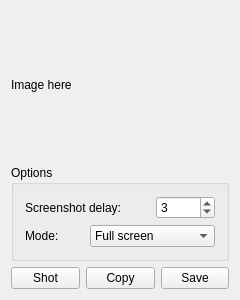
<?xml version="1.0" encoding="UTF-8"?>
<ui version="4.0">
 <class>MainWidget</class>
 <widget class="QWidget" name="MainWidget">
  <property name="windowModality">
   <enum>Qt::NonModal</enum>
  </property>
  <property name="geometry">
   <rect>
    <x>0</x>
    <y>0</y>
    <width>240</width>
    <height>300</height>
   </rect>
  </property>
  <property name="sizePolicy">
   <sizepolicy hsizetype="MinimumExpanding" vsizetype="MinimumExpanding">
    <horstretch>1</horstretch>
    <verstretch>1</verstretch>
   </sizepolicy>
  </property>
  <property name="minimumSize">
   <size>
    <width>240</width>
    <height>300</height>
   </size>
  </property>
  <property name="baseSize">
   <size>
    <width>240</width>
    <height>300</height>
   </size>
  </property>
  <property name="windowTitle">
   <string>AprilShot</string>
  </property>
  <property name="windowOpacity">
   <double>1.000000000000000</double>
  </property>
  <layout class="QVBoxLayout" name="verticalLayout">
   <item>
    <widget class="QLabel" name="imageLabel">
     <property name="sizePolicy">
      <sizepolicy hsizetype="Expanding" vsizetype="Expanding">
       <horstretch>0</horstretch>
       <verstretch>0</verstretch>
      </sizepolicy>
     </property>
     <property name="text">
      <string>Image here</string>
     </property>
    </widget>
   </item>
   <item>
    <widget class="QGroupBox" name="_groupBox">
     <property name="sizePolicy">
      <sizepolicy hsizetype="Preferred" vsizetype="Maximum">
       <horstretch>0</horstretch>
       <verstretch>0</verstretch>
      </sizepolicy>
     </property>
     <property name="layoutDirection">
      <enum>Qt::LeftToRight</enum>
     </property>
     <property name="title">
      <string>Options</string>
     </property>
     <layout class="QGridLayout" name="gridLayout">
      <item row="0" column="0" colspan="2">
       <widget class="QLabel" name="_label_2">
        <property name="text">
         <string>Screenshot delay:</string>
        </property>
       </widget>
      </item>
      <item row="0" column="2">
       <widget class="QSpinBox" name="delayBox">
        <property name="maximum">
         <number>60</number>
        </property>
        <property name="value">
         <number>3</number>
        </property>
       </widget>
      </item>
      <item row="1" column="0">
       <widget class="QLabel" name="_label">
        <property name="sizePolicy">
         <sizepolicy hsizetype="Preferred" vsizetype="Fixed">
          <horstretch>0</horstretch>
          <verstretch>0</verstretch>
         </sizepolicy>
        </property>
        <property name="text">
         <string>Mode:</string>
        </property>
       </widget>
      </item>
      <item row="1" column="1" colspan="2">
       <widget class="QComboBox" name="modeBox">
        <item>
         <property name="text">
          <string>Full screen</string>
         </property>
        </item>
        <item>
         <property name="text">
          <string>Rectangle</string>
         </property>
        </item>
       </widget>
      </item>
     </layout>
    </widget>
   </item>
   <item>
    <layout class="QHBoxLayout" name="_horizontalLayout">
     <property name="sizeConstraint">
      <enum>QLayout::SetMaximumSize</enum>
     </property>
     <item>
      <widget class="QPushButton" name="shotButton">
       <property name="text">
        <string>Shot</string>
       </property>
      </widget>
     </item>
     <item>
      <widget class="QPushButton" name="copyButton">
       <property name="text">
        <string>Copy</string>
       </property>
      </widget>
     </item>
     <item>
      <widget class="QPushButton" name="saveButton">
       <property name="text">
        <string>Save</string>
       </property>
      </widget>
     </item>
    </layout>
   </item>
  </layout>
 </widget>
 <layoutdefault spacing="6" margin="11"/>
 <tabstops>
  <tabstop>delayBox</tabstop>
  <tabstop>modeBox</tabstop>
  <tabstop>shotButton</tabstop>
  <tabstop>copyButton</tabstop>
  <tabstop>saveButton</tabstop>
 </tabstops>
 <resources/>
 <connections/>
</ui>
